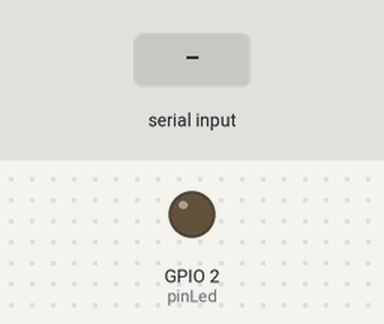
Recording of a program running on a simulated ESP32. On the bench: output pins drawn as LEDs (lit = HIGH). Dashed ring = blinking. The inputs (shaded band) are chosen by the test bench. Nothing arrives over Bluetooth unless stated.

Above: at 1.2 s.
1.3 s: "pisca\n" received over the second serial link
At 1.45 s:
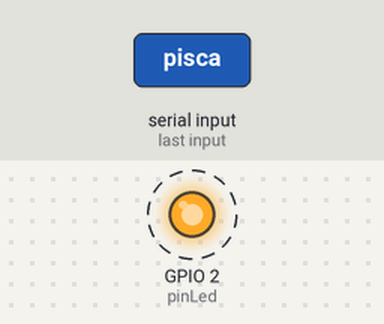
4.3 s: "liga\n" received over the second serial link
At 5.2 s:
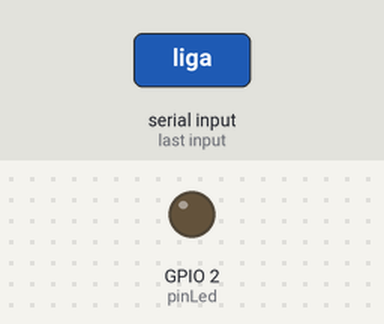
Timing chart, 0 to 7.3 s (numbered marks = the images above; inputs shaded):
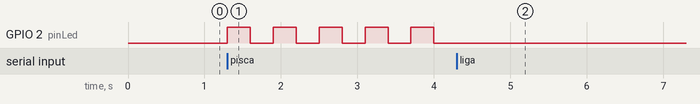

The program:

main.cpp
```cpp
/*Maria Eduarda Santos
14/04/25
atividade: BLUETOOH
aula 58
*/

#include <Arduino.h>
#include <BluetoothSerial.h>
#define pinLed 2

BluetoothSerial BT;

void setup()
{
  pinMode(pinLed, OUTPUT);

  BT.begin("ESPSantos");
}

void loop()
{

  static bool estadoLed = false;
  static bool pisca = false;

  if (BT.available())
  {
    String mensagem = BT.readStringUntil('\n');
    mensagem.trim();

    if (mensagem.equals("liga"))
    {
      estadoLed = true;
      BT.println("led ligado");
      pisca = false;
    }
    else if (mensagem.equals("desligado"))
    {
      estadoLed = false;
      BT.println("led desligado");
      pisca = false;
    }
    else if (mensagem.equals("pisca"))
    {
      pisca = true;
    }
  }
  if (pisca == true)
  {
    unsigned long tempoAtual = millis();
    static unsigned long tempoInicial = 0;

    if (tempoAtual - tempoInicial >= 300)
    {
      estadoLed = !estadoLed;
      tempoInicial = tempoAtual;
      BT.println("pisca led");
    }
    digitalWrite(pinLed, estadoLed);
  }
}
```

Measured:
- after the input at 1.3 s, GPIO 2 (pinLed): alternates HIGH for 0.30 s and LOW for 0.30 s, starting at once
- after the input at 4.3 s, GPIO 2 (pinLed): stops changing and stays LOW
